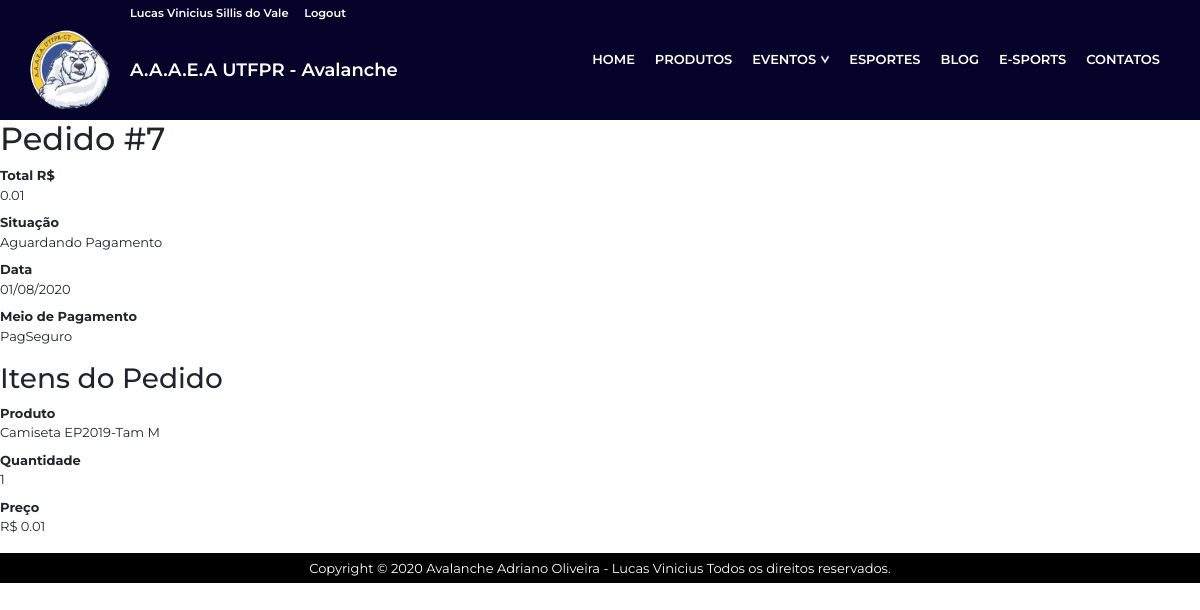
/Meus_Pedidos/7 (signed in), run on the app's committed database.
### Contas/models.py (models this page shows, shortened)
class user(AbstractBaseUser, PermissionsMixin):
    Cursos = (
    ('Nenhum', 'Nenhum'), ('Administração', 'Administração'), ('Arquitetura e Urbanismo', 'Arquitetura e Urbanismo'),
    ('Bacharelado em Química', 'Bacharelado em Química'),
    ('Comunicação Organizacional', 'Comunicação Organizacional'),
    ('Design', 'Design'),
    ('Educação Física', 'Educação Física'),
    ('Engenharia Ambiental e Sanitária', 'Engenharia Ambiental e Sanitária'),
    ('Engenharia Civil', 'Engenharia Civil'),
    ('Engenharia de Computação', 'Engenharia de Computação'),
    ('Engenharia de Controle e Automação', 'Engenharia de Controle e Automação'),
    ('Engenharia Elétrica', 'Engenharia Elétrica'),
    ('Engenharia Eletrônica', 'Engenharia Eletrônica'),
    ('Engenharia Mecânica', 'Engenharia Mecânica'),
    ('Engenharia Mecatrônica', 'Engenharia Mecatrônica'),
    ('Licenciatura em Física', 'Licenciatura em Física'),
    ('Licenciatura em Letras Inglês', 'Licenciatura em Letras Inglês'),
    ('Licenciatura em Letras Português', 'Licenciatura em Letras Português'),
    ('Licenciatura em Matemática', 'Licenciatura em Matemática'),
    ('Licenciatura em Química', 'Licenciatura em Química'),
    ('Sistemas da Informação', 'Sistemas da Informação'),
    ('Tecnologia em Controle e Automação', 'Tecnologia em Controle e Automação'),
    ('Tecnologia em Design Gráfico', 'Tecnologia em Design Gráfico'),
    ('Tecnologia em Radiologia', 'Tecnologia em Radiologia'),
    ('Tecnologia em Sistemas de Telecomunicação', 'Tecnologia em sistemas de Telecomunicação')
    )
    Nome_completo = models.CharField(max_length=255, null=True,unique=True,help_text="Digite o seu nome COMPLETO")
    email = models.EmailField(max_length=255, unique=True, null=True)
    is_active = models.BooleanField(default=True, null=True)
    is_staff = models.BooleanField(default=False, null=True,verbose_name='Diretor')
    Socio = models.BooleanField(default=False, null=True)
    CPF = BRCPFField(max_length=14,unique=True,blank=False,null=False)
    Curso = models.CharField(max_length=255, choices=Cursos, null=True)
    Registro_Academico = models.CharField(max_length=255, blank=True,unique=True,null=True,help_text="Caso não é aluno da utfpr,deixar em Branco")
    Telefone = models.CharField(max_length=13,null = False)
    timestamp = models.DateTimeField(auto_now_add=True, null=True)
    objects = UserManager()
    USERNAME_FIELD = 'email'
    REQUIRED_FIELDS = ['Nome_completo', 'CPF', 'Curso','Telefone']
    @property
    def get_socio(self):
        return self.Socio
    class Meta:
        verbose_name = 'Usuário'
        verbose_name_plural = 'Usuários'
        ordering = ['Nome_completo']

### ecommerce/models.py (models this page shows, shortened)
class pedidos(models.Model):
    STATUS_CHOICES = (
        (0,'Aguardando Pagamento'),
        (1,'Pagamento Concluído'),
        (2,'Entregue'),
        (3,'Cancelada'),
    )
    PAGAMENTO_CHOICES = (
        ('Deposito','Depósito'),
        ('PagSeguro','PagSeguro'),
        ('PicPay','PicPay'),
    )
    usuario = models.ForeignKey(settings.AUTH_USER_MODEL,verbose_name='Usuário',on_delete=models.CASCADE)
    status = models.IntegerField(choices=STATUS_CHOICES,verbose_name='Status do pedido',default=0,blank=True)
    pagamento = models.CharField(max_length=255,choices=PAGAMENTO_CHOICES,blank=False,null=False,verbose_name='Opção de Pagamento',default='Deposito')
    criado = models.DateField(auto_now_add=True,verbose_name='Data de criação')
    objects = pedidosmanager()
    class Meta:
        verbose_name = 'Pedido'
        verbose_name_plural = 'Pedidos'
    def total(self):
        aggregate_queryset = self.Itens.aggregate(total = models.Sum(models.F('preco')*models.F('quantidade'),output_field =models.DecimalField()))
        return aggregate_queryset['total']

class itemPedido(models.Model):
    pedido = models.ForeignKey(pedidos,verbose_name='Pedido',related_name='Itens',on_delete=models.CASCADE)
    produto = models.ForeignKey(produtos, verbose_name='Produtos', on_delete=models.CASCADE)
    quantidade = models.PositiveIntegerField(verbose_name='Quantidade do item no carrinho', default=1)
    preco = models.DecimalField(decimal_places=2, max_digits=6, verbose_name='Preço')
    class Meta:
        verbose_name = 'item do pedido'
        verbose_name_plural = 'itens do Pedidos'

class produtos(models.Model):
    status = (('Ativo', 'Ativo'), ('Encerrado', 'Encerrado'),)
    modelo = models.ForeignKey(produtobase, verbose_name='Base',null=True,
                               related_name='Produtos',related_query_name='Produtos_Query',on_delete=models.CASCADE)
    name = models.CharField(max_length=255,null = False,blank = False,verbose_name='Nome')
    estoque = models.PositiveIntegerField(verbose_name='Quantidade em estoque')
    pub_date = models.DateField(auto_now_add=True,verbose_name='Data de Criação')
    Status = models.CharField(max_length=30, null=True, blank=True, choices=status, default='Ativo')
    slug = AutoSlugField(populate_from='name')
    class Meta:
        verbose_name = 'Modelo'
        verbose_name_plural = 'Modelos'
        ordering = ['name']
    def __str__(self):
        return f'{self.modelo.name}-{self.name}'

class produtobase(models.Model):
    Destaque = (('Sim', 'Sim'), ('Não', 'Não'),)
    name = models.CharField(max_length=255,null = False,blank = False,verbose_name='Nome')
    descricao = models.TextField(null = False,blank = False,verbose_name='Descrição')
    thumb = StdImageField(upload_to=get_file_path, null=False, blank=False, verbose_name='thumbnail')
    preco = models.DecimalField(decimal_places=2, max_digits=6, verbose_name='Preço')
    p_socio = models.DecimalField(decimal_places=2, max_digits=6, verbose_name='Preço para Sócio')
    destaque =  models.CharField(max_length=30, null=True, blank=True, choices=Destaque, default='Não')
    slug = AutoSlugField(populate_from='name')
    class Meta:
        verbose_name = 'Produto Base'
        verbose_name_plural = 'Produtos Base'
        ordering = ['name']

### ecommerce/views.py (the view)
# urls.py: path('Meus_Pedidos/<int:pk>',PedidoView.as_view(),name = 'PedidoView'),
class PedidoView(LoginRequiredMixin,DetailView):
    template_name = 'PadraoPedido.html'
    query_pk_and_slug = 'pk'
    login_url = 'Login'
    def get_queryset(self):
        return pedidos.objects.filter(usuario = self.request.user)

### ecommerce/templates/PadraoPedido.html (shortened to what this page needs)
{% extends 'Base.html' %}
{%load static%}
{%load bootstrap4 %}
{%block body%}
<h2>Pedido #{{ pedidos.pk }}</h2>
<dl class="dl-horizontal">
    <dt>Total R$</dt>
    <dd>{{ object.total|floatformat:"2"}}</dd>
    <dt>Situação</dt>
    <dd>{{ object.get_status_display }}</dd>
    <dt>Data</dt>
    <dd>{{ object.criado|date:"d/m/Y" }}</dd>
    <dt>Meio de Pagamento</dt>
    <dd>{{ object.get_pagamento_display }}</dd>
</dl>
<h3>Itens do Pedido</h3>
{% for item in object.Itens.all %}
    <dl class="dl-horizontal">
        <dt>Produto</dt>
        <dd>{{ item.produto }}</dd>
        <dt>Quantidade</dt>
        <dd>{{ item.quantidade }}</dd>
        <dt>Preço</dt>
        <dd>R$ {{ item.preco|floatformat:"2" }}</dd>
    </dl>
{% endfor %}
{%endblock%}

### Avalancheutfpr/templates/Base.html (shortened to what this page needs)
{% load static %}
{%load bootstrap4 %}
<html>
	<head>
        {% bootstrap_css %}
		<link href="{% static 'css/style.css' %}" rel="stylesheet"/>
	</head>
	<body>
		<header>
            {%if user.is_authenticated%}
            <div class="adicional">
            <div class="usuario"><pre><a href="{%url 'Minha_Conta'%}">{{user.Nome_completo}}</a>     <a href="{%url 'Logout'%}">Logout</a> </pre></div>
            </div>
            {%else%}
    <div class="adicional">
        <div class="usuario"><pre><a href="{%url 'Login'%}">Login</a>     <a href="{%url 'Cadastro'%}">Cadastre-se</a></pre></div>
    </div>
            {%endif%}
    <div class="header">
        <div class="logo">
            <div class="logoimg"><img src="{%static 'assets/logo.png'%}"></div>
        </div>
        <div class="logo-texto">A.A.A.E.A UTFPR - Avalanche</div>
        <div class="menu">
            <nav>
                <ul>
                    <li ><a href="{% url 'Home' %}">Home</a></li>
                    <li><a href="{% url 'Produtos'%}">Produtos</a></li>
                    <li><a href="">Eventos<img src="{% static 'assets/seta-baixo.png'%}"></a>
                    </li>
                    <li><a href="{% url 'Esportes'%}">Esportes</a></li>
                    <li><a href="{% url 'Blog'%}">Blog</a></li>
                    <li><a href="{% url 'E-sports'%}">E-Sports</a></li>
                    <li><a href="{% url 'Contatos'%}">Contatos</a></li>
                </ul>
            </nav>
        </div>
    </div>
    </header>
		{%block body%}
		{%endblock%}
		<footer>
    <div class="footer--area">
        <div class="footer--item">
                Copyright © 2020  Avalanche Adriano Oliveira - Lucas Vinicius Todos os direitos reservados.
        </div>
    </div>
</footer>
	</body>
</html>

### Avalancheutfpr/static/css/style.css (style rules this page uses)
* { margin:0; padding:0; box-sizing:border-box; }
body { font-family:'Montserrat', Arial, Helvetica, sans-serif; font-size:13px; overflow-x:hidden; }
header { height:120px; background-color:#050329 ; color:#FFF; position: sticky; top: 0; }
.adicional { max-width:1140px; height:20px; margin:auto; padding-top: 5px; display:flex; justify-content: space-between; }
.adicional .usuario a, .adicional .usuario pre { text-decoration: none; font-weight: 600; font-family:'Montserrat', Arial, Helvetica, sans-serif; color: #FFF; }
.adicional .usuario { margin-left: 100px; }
.header { max-width:1140px; height:100px; margin:auto; display:flex; align-items:center; }
.logo { width:100px; }
.logoimg img { width:80px; height:80px; background-color:#050329; border-radius:40px; }
.logo-texto { font-size: 18px; font-weight: 600; }
.menu { flex:1; display:flex; justify-content: flex-end; }
.menu ul, .menu li { list-style:none; }
.menu ul { display:flex; }
.menu li a { color:#FFF; text-transform: uppercase; font-weight: 600; text-decoration: none; padding-left:10px; padding-right:10px; height:100px; display:flex; align-items:center; border-bottom:5px solid #050329; }
nav img { width: 13px; height: 13px; padding-left: 5px; }
footer { background-color:#000; }
.footer--item { display: flex; justify-content: center; max-width:1140px; height: 30px; line-height: 30px; margin:auto; color:#FFF; font-size:13px; padding:0 10px 10px 10px; }

### data on the page
user: Nome_completo "Lucas Vinicius Sillis do Vale"
pedidos: pk "7", total "0.01", status "Aguardando Pagamento", criado "01/08/2020", pagamento "PagSeguro"
itemPedido: produto "Camiseta EP2019-Tam M", quantidade "1", preco "0.01"
